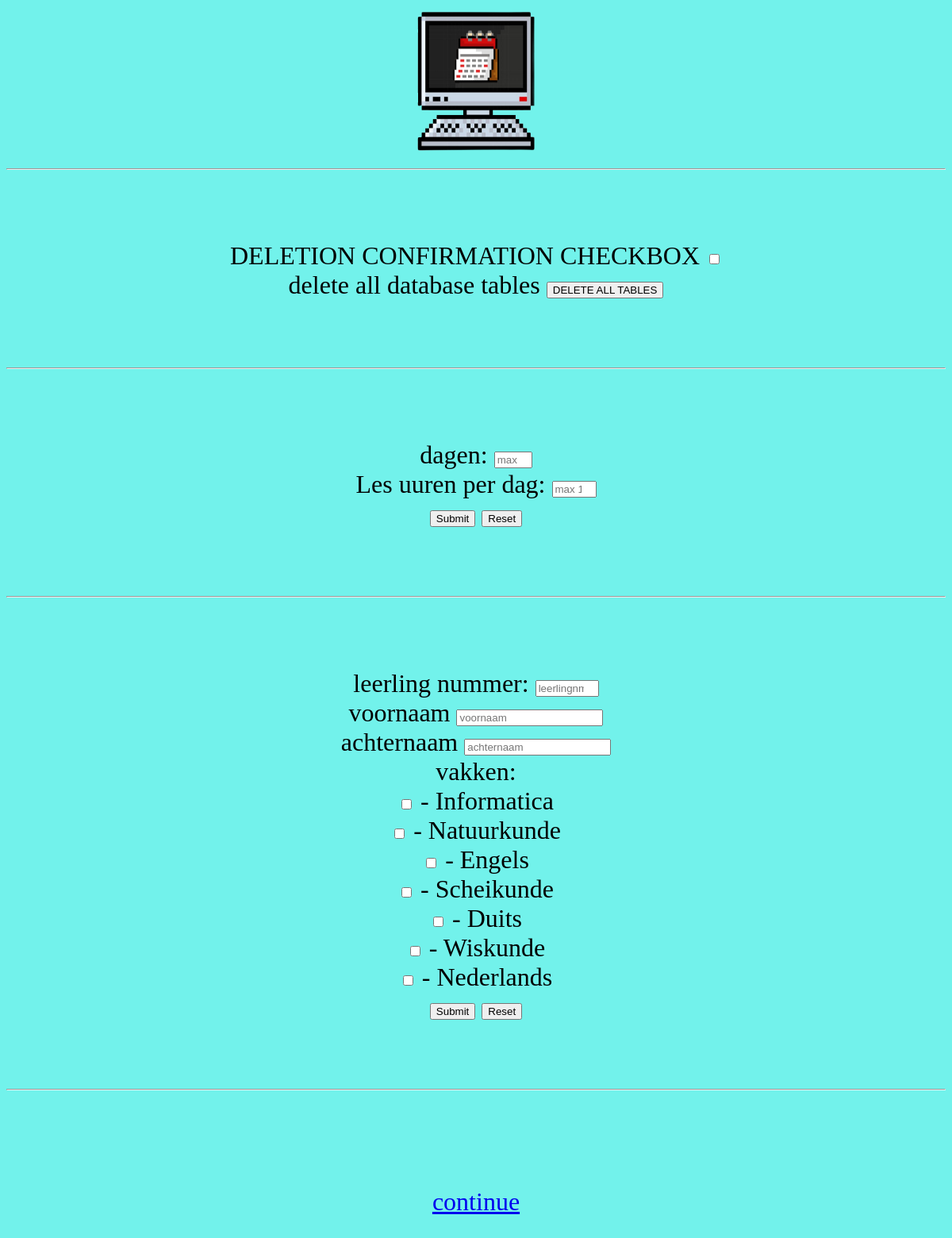
Before: /invoer with the older database file.
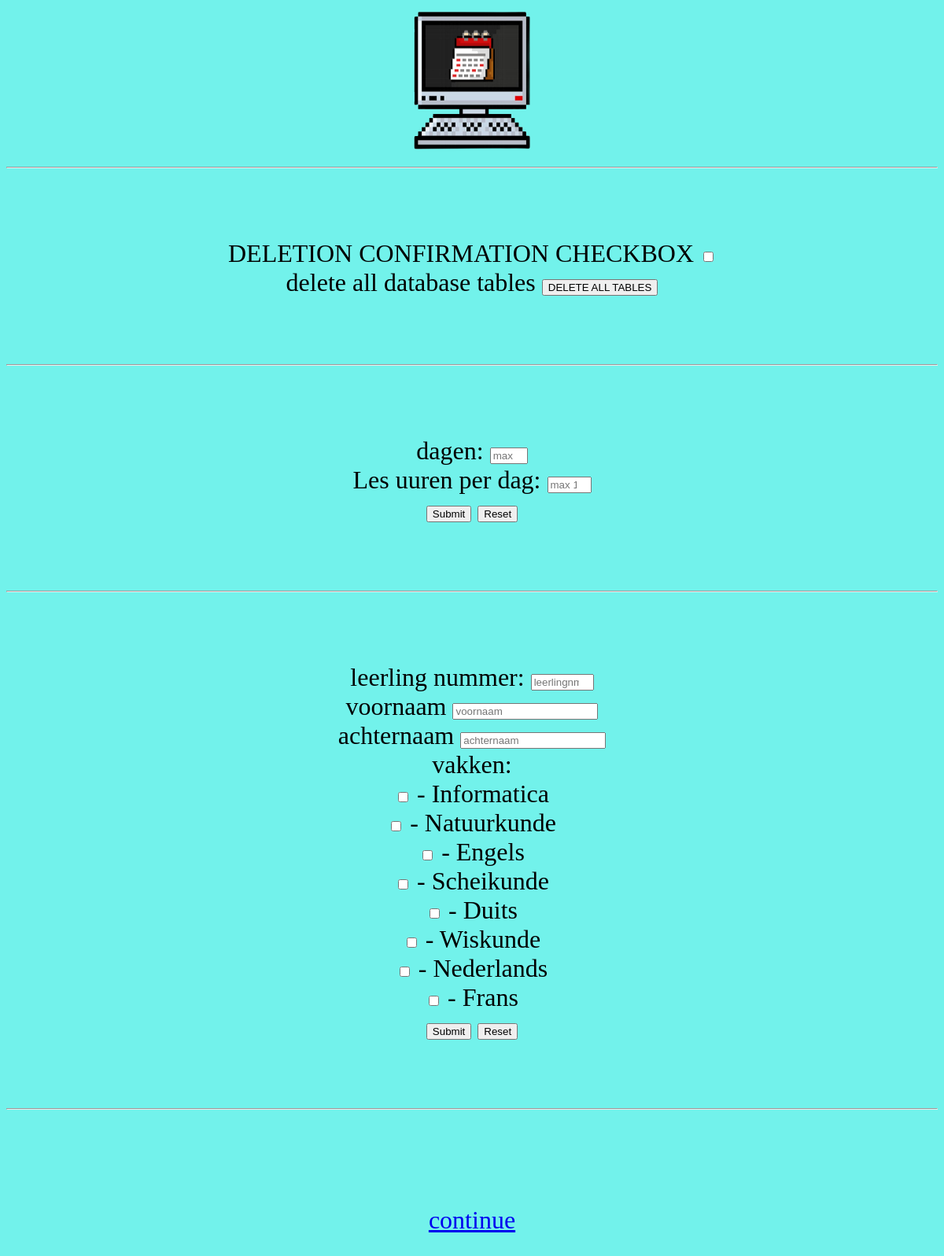
After: the same page with the newer database file.
### tables this page shows
CREATE TABLE vakken (
                vakid INTEGER UNIQUE,
                vaknaam TEXT,
                vakuur INTEGER
            );

### app.py (the view, shortened to what this page needs)
@app.route('/invoer', methods=['post', 'get'])
def invoer():
    vakken = database.get_vakken().tolist()
    return render_template("menu2.html", vakken=vakken)

### database.py (called while the page is built)
def get_vakken():
    conn = sqlite3.connect("gegevens.db")
    with conn:
        c = conn.cursor()
        try:
            c.execute("""
                SELECT *
                FROM vakken
            """)
            datalist = c.fetchall()
            data = np.array(datalist)
            print("vakken opgehaalt")
        except:
            print("kon vakken niet ophalen")
        else:
            return data

### templates/Menu2.html (shortened to what this page needs)
<!DOCTYPE html>
<html lang="nl">
<head>
    <link rel="stylesheet" type="text/css" href="/static/laad.css">
</head>
<body>
    <a href="/">
        <img src="{{url_for('static', filename='logo website.png')}}" alt="Logo"
            title="The Perfect Schedule-onator 3000" width="150" height="188">
    </a>
    <br>
    <hr>
    <br><br>
    <form action="/invoer" method="post">
        <label for="delconfirm">DELETION CONFIRMATION CHECKBOX</label>
        <input type="checkbox" value="1" name="delconfirm" id="delconfirm"><br>
        <label for="droptables">delete all database tables</label>
        <input type="submit" id="droptables" name="droptables" value="DELETE ALL TABLES">
    </form>
    <br>
    <hr>
    <br><br>
    <form action="/invoer" method="post">
        <label for="dagen">dagen: </label>
        <input type="number" id="dagen" name="dagen" min="1" max="7" placeholder="max 7" size="6" required>
        <br>
        <label for="uuren_per_dag">Les uuren per dag: </label>
        <input type="number" id="uuren_per_dag" name="uuren_per_dag" min="1" max="15" placeholder="max 15" size="7"
            required>
        <br>
        <input type="submit" id="dag" name="dag" value="Submit">
        <input type="reset">
    </form>
    <br>
    <hr>
    <br><br>
    <form action="/invoer" method="post">
        <label for="leerlingnmr">leerling nummer: </label>
        <input type="number" id="leerlingnmr" name="leerlingnmr" min="0" max="32767" placeholder="leerlingnmr" required>
        <br>
        <label for="voornaam">voornaam</label>
        <input type="text" name="voornaam" id="voornaam" placeholder="voornaam" required>
        <br>
        <label for="achternaam">achternaam</label>
        <input type="text" name="achternaam" id="achternaam" placeholder="achternaam" required>
        <br>
        vakken:<br>
        {%for vak in vakken%}
        <input type="checkbox" value="{{vak[0]}}" name="vak" id="{{vak[0]}}">
        <label for="{{vak[0]}}"> - {{vak[1]}}</label>
        <br>
        {%endfor%}
        <input type="submit" id="leerling" name="leerling" value="Submit">
        <input type="reset">
    </form>
    <br>
    <hr>
    <br><br>
    <p>
        <a href="/laad">continue</a>
    </p>
</body>
</html>

Changed rows visible on the page:
added vakken: vaknaam "Frans"
